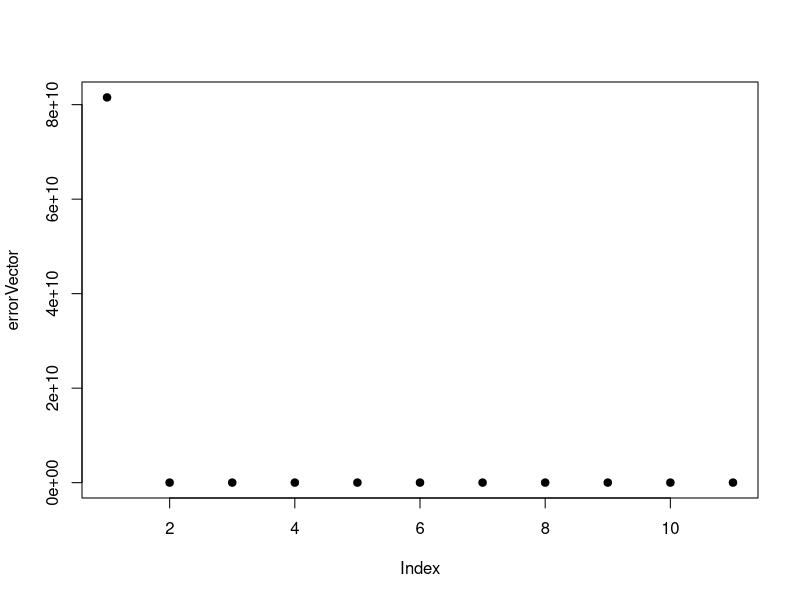

R code for this plot:
data <- read.csv('data.csv')
m <- length(data$X)


CalculateError <- function(theta) {
    result <- sum((data$Y - theta[1] * data$X ^ theta[2]) ^ 2) / (2 * m)

    return(result)
}


GetNewTheta <- function(theta, alpha=0.1) {
    newTheta <- c(0, 0)

    newTheta[1] <-
        theta[1] + sum(alpha * (data$Y - theta[1] * data$X ^ theta[2]) *
        (data$X ^ theta[2]) / m)

    print(sum(alpha * (data$Y - theta[1] * data$X ^ theta[2]) *
        (data$X ^ theta[2]) / m))

    newTheta[2] <-
        theta[2] + sum(alpha * (data$Y - theta[1] * data$X ^ theta[2]) *
        (theta[1] * data$X ^ theta[2] * log(data$X)) / m)

    print(sum(alpha * (data$Y - theta[1] * data$X ^ theta[2]) *
        (theta[1] * data$X ^ theta[2] * log(data$X)) / m))

    return(newTheta)
}


StartGradientDescent <- function(numberOfSteps, alpha=0.001) {
    errorVector <- vector(mode='numeric', length=numberOfSteps + 1)

    theta <- c(1, 1)
    errorVector[1] <- CalculateError(theta)

    for(i in 1:numberOfSteps) {
        theta <- GetNewTheta(theta, alpha)

        errorVector[i + 1] <- CalculateError(theta)
    }

    plot(errorVector, pch=19)
    return(theta)
}


StartGradientDescent(10)
